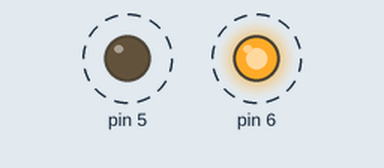
A program run on a simulated Arduino Nano, built with avr-gcc and run on an emulated ATmega328P. Shown: output pins drawn as LEDs (lit = HIGH). Dashed ring = blinking.

Above: at 0.12 s.
Timing chart, 0 to 3.0 s (numbered marks = the images above):
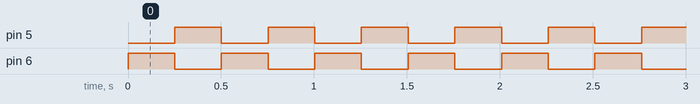

Measured:
- by itself, pin 5, pin 6: alternates HIGH for 0.25 s and LOW for 0.25 s

The program:

main.cpp
```cpp
#include <Arduino.h>

#define HDR (*((volatile unsigned char *)0xE0))
#define HDR5 5
#define HDR4 4
#define HDR3 3
#define HDR2 2
#define HDR1 1
#define HDR0 0

#define PORTF (*((volatile unsigned char *)0x14))
#define DDRF  (*((volatile unsigned char *)0x13))

// #include <avr/io.h> // Contains all the I/O Register Macros
// #include <util/delay.h> // Generates a Blocking Delay

// void udelay (char i) {
// __asm__ volatile ("1: subi %0, 0x01\n  brne 1b" : "+rm"(i) : : );
// }

void setup() {
  DDRD = (1 << 5) | (1 << 6);
  // DDRF = (1 << 1) | (1 << 2);
  HDR = 0xff;
}

void loop() {
  PORTD = 1 << 6;
  // PORTF = 1 << 1;
  delay(1);
  PORTF = 0;
  delay(250);
  PORTD = 1 << 5;
  // PORTF = 1 << 2;
  delay(1);
  PORTF = 0;
  delay(250);
}
```
